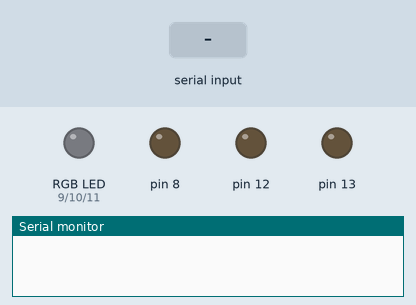
This sketch was run on a simulated Arduino Uno, built with avr-gcc and run on an emulated ATmega328P. Shown: an RGB LED mixed from three pins (HIGH = lit), output pins drawn as LEDs (lit = HIGH), the last lines printed to the serial monitor. The test bench sets the inputs (shaded band).

Above: at 1.2 s.
1.3 s: "rgb 1\n" received over Serial
At 2.0 s:
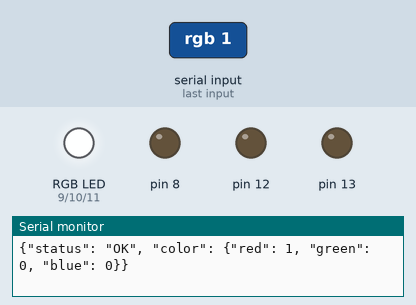
2.8 s: "rgb 150\n" received over Serial
At 3.4 s:
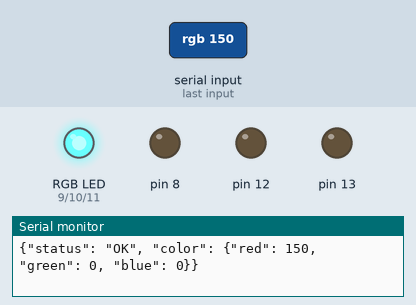
Timing chart, 0 to 5.8 s (numbered marks = the images above; inputs shaded):
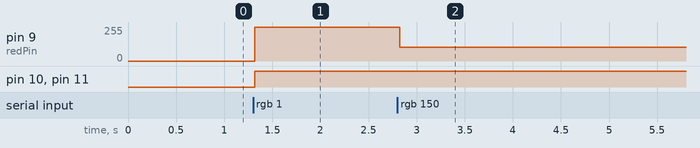

Measured:
- after the input at 1.3 s, pin 9 (redPin): 0/255 → 254/255 at once; pin 10 (greenPin), pin 11 (bluePin): LOW → HIGH at once
- after the input at 2.8 s, pin 9 (redPin): 254/255 → 105/255 at once

The sketch:

ArduinoSerial.ino
```cpp
#define COMMON_ANODE

int redPin = 9;
int greenPin = 10;
int bluePin = 11;
int tempPin = A1;

char stringBuffer[500];


void setup() {
  // put your setup code here, to run once:
  Serial.begin(9600);
  pinMode(redPin, OUTPUT);
  pinMode(greenPin, OUTPUT);
  pinMode(bluePin, OUTPUT);
  pinMode(8, OUTPUT);
  pinMode(12, OUTPUT);
  pinMode(13, OUTPUT);
}

void loop() {
    //delay(2000);
    // put your main code here, to run repeatedly:
    if (Serial.available()) {
        int i = readCommand(stringBuffer);
        processCommand(stringBuffer);
    }

}

void processCommand(char* stringBuffer) {
  char s[32];
  strcpy(s, stringBuffer);
  char* token = strtok(s, " ");

  if (strcmp(token, "rgb") == 0) {
    int rgb[3];

    for (int i = 0; i < 3; i++) {
      token = strtok(NULL, " ");

      if (strcmp(token, "state") == 0) {
        getRGBColor();
        return;
      }

      rgb[i] = atoi(token);
    }

    mudaCorRGB(rgb[0], rgb[1], rgb[2]);
  }

  else if (strcmp(token, "led") == 0) {
    int led;

    token = strtok(NULL, " ");

    if (strcmp(token, "state") == 0) {
      token = strtok(NULL, " ");
      led = atoi(token);
      int state = ledState(led);

      if (state == HIGH)
        Serial.print("{\"status\": \"OK\", \"state\": \"on\"}\n");
      else
        Serial.print("{\"status\": \"OK\", \"state\": \"off\"}\n");

      return;
    }

    led = atoi(token);
    toggleLed(led);
  }

  else if (strcmp(token, "temp") == 0) {
    readTemperature();
  }

}

void readTemperature() {

  int val = analogRead(tempPin);
  float cel = val*0.322265625;

  Serial.print("{\"temperature\": ");
  Serial.print(cel);
  Serial.print("}\n");

}

void toggleLed(int led) {
  digitalWrite(led, !digitalRead(led));
  Serial.print("{\"status\": \"OK\"}\n");
}

int ledState(int led) {
  return digitalRead(led);
}

void mudaCorRGB(int red, int green, int blue) {
 #ifdef COMMON_ANODE
    red = 255 - red;
    green = 255 - green;
    blue = 255 - blue;
 #endif

 analogWrite(redPin, red);
 analogWrite(greenPin, green);
 analogWrite(bluePin, blue);

 Serial.print("{\"status\": \"OK\", ");
 Serial.print("\"color\": {\"");
 Serial.print("red\": ");
 Serial.print(255 - red);
 Serial.print(", \"green\": ");
 Serial.print(255 - green);
 Serial.print(", \"blue\": ");
 Serial.print(255 - blue);
 Serial.print("}}\n");
}

void getRGBColor() {

  int red = 255 - analogRead(redPin);
  int green = 255 - analogRead(greenPin);
  int blue = 255 - analogRead(bluePin);

  Serial.print("{\"status\": \"OK\"}");
//  Serial.print("'color': '{'");
//  Serial.print("'red': ");
//  Serial.print(red);
//  Serial.print(", 'green': ");
//  Serial.print(green);
//  Serial.print(", 'blue': ");
//  Serial.print(blue);
//  Serial.print("}}\n");

}

int readCommand(char *command) {
    int bufferSize = 0;

    stringBuffer[0] = '\0';
    char charBuffer;

    while (Serial.available()) {
        delay(3);
        if (Serial.available() > 0 &&
          (charBuffer = Serial.read()) != '\n') {
            stringBuffer[bufferSize] = charBuffer;
            stringBuffer[++bufferSize] = '\0';
        }
    }

    return bufferSize;
}
```
